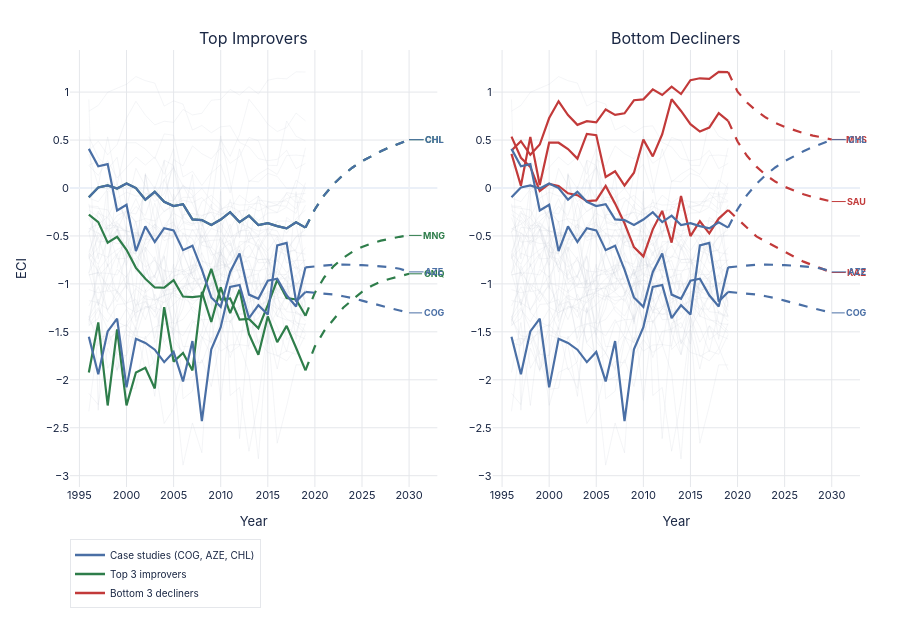

The notebook cell this image was saved under:
### Markdown cell above
## Fig Z — ECI Forecast 2020\u20132030 (Top Improvers & Decliners)

### Code cell
# ── Retrain on full sample ────────────────────────────────────────────────────
print('Retraining on full 1995-2019 sample for forecasting...')
X_full_raw = df[all_features].values
y_full     = df['Economic Complexity Index'].values
scaler_full = StandardScaler()
X_full      = scaler_full.fit_transform(X_full_raw)
full_years  = df['Year'].values
tscv_full   = PanelTemporalCV(full_years, n_splits=5, gap=1, min_train_years=8)

fc_lasso   = LassoCV(cv=tscv_full, random_state=42, max_iter=10000).fit(X_full, y_full)
fc_ridge   = RidgeCV(alphas=np.logspace(-3, 3, 100), cv=tscv_full).fit(X_full, y_full)
fc_elastic = ElasticNetCV(l1_ratio=[0.5], cv=tscv_full, random_state=42, max_iter=10000).fit(X_full, y_full)
fc_rf      = RandomForestRegressor(n_estimators=200, max_depth=4, min_samples_leaf=10,
                                    random_state=42, n_jobs=-1).fit(X_full, y_full)
fc_models  = {'LASSO': fc_lasso, 'Ridge': fc_ridge, 'Elastic Net': fc_elastic, 'Random Forest': fc_rf}
print('  Done.')

# ── Extrapolate features ─────────────────────────────────────────────────────
FORECAST_YEARS = list(range(2020, 2031))
trend_features = [f for f in base_features if f != 'L1_ECI']

def extrapolate_country(cdf, years):
    last5 = cdf.tail(5)
    rows = []
    for yr in years:
        row = {'Year': yr, 'Country Code': cdf['Country Code'].iloc[0],
               'Country Name': cdf['Country Name'].iloc[0]}
        for feat in trend_features:
            vals = last5[feat].dropna().values
            if len(vals) >= 2:
                slope, intercept = np.polyfit(np.arange(len(vals)), vals, 1)
                steps = yr - int(last5['Year'].iloc[-1])
                row[feat] = float(intercept + slope * (len(vals) - 1 + steps))
            else:
                row[feat] = float(vals[-1]) if len(vals) else 0.0
        rows.append(row)
    return rows

future_rows = []
for cc, cdf in df.groupby('Country Code'):
    future_rows.extend(extrapolate_country(cdf, FORECAST_YEARS))
future_df = pd.DataFrame(future_rows)

# ── Iterative forecast ───────────────────────────────────────────────────────
records = []
for cc, cdf in df.groupby('Country Code'):
    last_eci = float(cdf.sort_values('Year')['Economic Complexity Index'].iloc[-1])
    fsub = future_df[future_df['Country Code'] == cc].sort_values('Year')
    running = {n: last_eci for n in fc_models}

    for _, frow in fsub.iterrows():
        preds = {}
        for name, model in fc_models.items():
            row_data = frow.copy()
            row_data['L1_ECI'] = running[name]
            row_data['HCI_x_ProductionValue'] = (
                (row_data['Human capital index'] - hci_m) *
                (row_data['Total_Production_Value_Per_Capita'] - prod_m))
            row_data['GFCF_x_ProductionValue'] = (
                (row_data['Gross fixed capital formation, all, Constant prices, Percent of GDP'] - gfcf_m) *
                (row_data['Total_Production_Value_Per_Capita'] - prod_m))
            x_vec = np.array([row_data[f] for f in all_features]).reshape(1, -1)
            pred = model.predict(scaler_full.transform(x_vec))[0]
            preds[name] = pred
            running[name] = pred

        rec = {'Country Code': cc, 'Country Name': frow['Country Name'],
               'Year': frow['Year'], 'Last_Known_ECI': last_eci,
               'Ensemble': np.mean(list(preds.values()))}
        rec.update(preds)
        records.append(rec)

forecast_df = pd.DataFrame(records)

# Rank countries
ranking = forecast_df.groupby('Country Code').agg(
    Country=('Country Name', 'first'),
    ECI_2019=('Last_Known_ECI', 'first'),
    ECI_2030=('Ensemble', 'last'),
).reset_index()
ranking['Total_Change'] = ranking['ECI_2030'] - ranking['ECI_2019']
ranking = ranking.sort_values('Total_Change', ascending=False).reset_index(drop=True)

top3    = ranking.head(3)['Country Code'].tolist()
bottom3 = ranking.tail(3)['Country Code'].tolist()
CASE    = ['COG', 'AZE', 'CHL']

print(f'Top 3 improvers: {top3}')
print(f'Bottom 3 decliners: {bottom3}')

# ── Plot ─────────────────────────────────────────────────────────────────────
hist = df[['Country Code', 'Country Name', 'Year', 'Economic Complexity Index']].dropna()

TOP_COL  = '#2e7d4a'
BOT_COL  = '#c23a3a'
CASE_COL = '#4a6fa5'
GREY_COL = '#c0c8d4'

figZ = make_subplots(rows=1, cols=2, horizontal_spacing=0.07,
                     subplot_titles=['Top Improvers', 'Bottom Decliners'])

for panel, highlight, h_col, grp in [(1, top3, TOP_COL, 'top'), (2, bottom3, BOT_COL, 'bot')]:
    figZ.add_vrect(x0=2019.5, x1=2030.5, fillcolor='rgba(200,210,225,0.18)',
                   line=dict(width=0), layer='below', row=1, col=panel)
    figZ.add_vline(x=2019.5, line=dict(color='#aaa', width=1.5, dash='dot'), row=1, col=panel)

    highlighted = set(CASE + highlight)

    # Background countries
    for cc in include_list:
        if cc in highlighted: continue
        h = hist[hist['Country Code'] == cc].sort_values('Year')
        if len(h) == 0: continue
        figZ.add_trace(go.Scatter(
            x=h['Year'], y=h['Economic Complexity Index'], mode='lines',
            line=dict(color=GREY_COL, width=0.6), opacity=0.3,
            legendgroup='others', showlegend=False, hoverinfo='skip',
        ), row=1, col=panel)

    # Highlighted + case study countries
    for cc, col, lg in [(c, h_col, grp) for c in highlight] + [(c, CASE_COL, 'case') for c in CASE]:
        h = hist[hist['Country Code'] == cc].sort_values('Year')
        f = forecast_df[forecast_df['Country Code'] == cc].sort_values('Year')
        cname = ranking.loc[ranking['Country Code'] == cc, 'Country'].values
        cname = cname[0] if len(cname) else cc

        if len(h) > 0:
            figZ.add_trace(go.Scatter(
                x=h['Year'], y=h['Economic Complexity Index'], mode='lines',
                line=dict(color=col, width=2.2), legendgroup=lg,
                showlegend=False, hoverinfo='skip',
            ), row=1, col=panel)

        if len(f) > 0:
            bridge_x = [h['Year'].iloc[-1]] + f['Year'].tolist() if len(h) else f['Year'].tolist()
            bridge_y = [h['Economic Complexity Index'].iloc[-1]] + f['Ensemble'].tolist() if len(h) else f['Ensemble'].tolist()
            figZ.add_trace(go.Scatter(
                x=bridge_x, y=bridge_y, mode='lines',
                line=dict(color=col, width=2.2, dash='dash'), legendgroup=lg,
                showlegend=False,
                hovertemplate=f'<b>{cname}</b><br>Year: %{{x}}<br>ECI: %{{y:.3f}}<extra></extra>',
            ), row=1, col=panel)

            # End label
            figZ.add_annotation(
                x=2030, y=bridge_y[-1],
                text=f'<b>{cc}</b>', showarrow=True, ax=25, ay=0,
                font=dict(size=9, color=col), arrowcolor=col, arrowwidth=1,
                xref='x' if panel == 1 else 'x2',
                yref='y' if panel == 1 else 'y2',
            )

    figZ.update_xaxes(title_text='Year', gridcolor=GRID, dtick=5, range=[1994, 2033], row=1, col=panel)
    figZ.update_yaxes(title_text='ECI' if panel == 1 else '', gridcolor=GRID, row=1, col=panel)

# Legend entries
for lbl, col, rk in [
    ('Case studies (COG, AZE, CHL)', CASE_COL, 1),
    ('Top 3 improvers', TOP_COL, 2),
    ('Bottom 3 decliners', BOT_COL, 3),
]:
    figZ.add_trace(go.Scatter(x=[None], y=[None], mode='lines',
                              line=dict(color=col, width=2.5), name=lbl, legendrank=rk))

figZ.update_layout(
    template='plotly_white', plot_bgcolor=BG, paper_bgcolor=BG,
    font=dict(family=FONT, size=11, color=NAVY),
    height=620, margin=dict(l=70, r=40, t=50, b=100),
    legend=dict(orientation='h', font=dict(size=10),
                bgcolor='rgba(255,255,255,0.92)', bordercolor=GRID, borderwidth=1,
                x=0.0, y=-0.12, xanchor='left', yanchor='top'),
)
save(figZ, '12_ml_eci_forecast_2020_2030', w=1200, h=620)
figZ.show(config=CFG)
